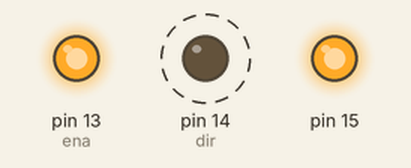
Recording of a sketch running on a simulated Arduino Uno, built with avr-gcc and run on an emulated ATmega328P. Parts: output pins drawn as LEDs (lit = HIGH). Dashed ring = blinking.

Above: at 0.5 s.
Timing chart, 0 to 3.0 s (numbered marks = the images above):
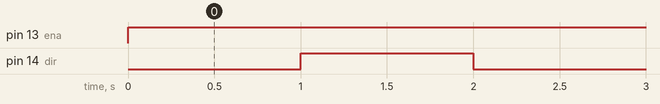

Measured:
- by itself, pin 13 (ena): LOW → HIGH at 0.00 s
- by itself, pin 14 (dir): alternates HIGH for 1.0 s and LOW for 1.0 s

The sketch:

Test_code_short_circuit_H_brigde.ino
```cpp
//Test code for checking if the H-bridge has been shortet.

const int ena = 13;
const int dir = 14;

void setup() {

  pinMode(ena, OUTPUT);
  pinMode(dir, OUTPUT);
  pinMode(15, OUTPUT);

  digitalWrite(ena, 1);
  digitalWrite(dir, 1);
  digitalWrite(15, 1);
}

void loop() {
  analogWrite(ena, 0);
  //delay(1);
  digitalWrite(dir, 0);
  analogWrite(ena, 255);
  delay(1000);

  analogWrite(ena, 0);
  //delay(1);
  digitalWrite(dir, 1);
  analogWrite(ena, 255);
  delay(1000);

//   analogWrite(ena, 0);
//   delay(1);
//   digitalWrite(dir, 0);
//   analogWrite(ena, 0);
//   delay(1000);
}
```
